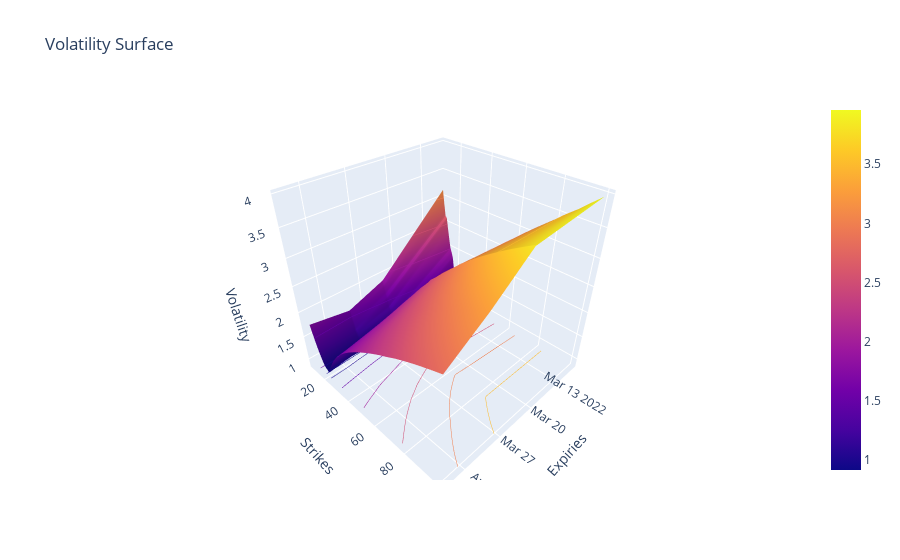

Notebook source saved alongside this figure:
### Code cell
nb.plot_surfaces(volatility=True, call=False)

### Figure 1 — Plotly figure (JSON) as saved in the notebook; plotly's stock layout.template omitted (floating-point values rounded to 4 significant figures; data arrays with more than 128 entries replaced by an {"elided": "..."} marker saying what was removed)
{"data": [{"contours": {"z": {"highlightcolor": "limegreen", "project": {"z": true}, "show": true, "usecolormap": true}}, "type": "surface", "x": ["2022-03-09", "2022-03-23", "2022-03-30", "2022-04-06"], "y": [10, 11, 12, 13, 14, 15, 16, 17, 18, 19, 20, 21, 22, 23, 24, 25, 26, 27, 28, 29, 30, 32.5, 35, 37.5, 40, 42.5, 45, 47.5, 50, 55, 60, 65, 70, 75, 80, 85, 90, 95, 100], "z": {"elided": "39x4 float values"}}], "layout": {"scene": {"aspectmode": "cube", "xaxis": {"title": {"text": "Expiries"}}, "yaxis": {"title": {"text": "Strikes"}}, "zaxis": {"title": {"text": "Volatility"}}}, "title": {"text": "Volatility Surface"}}}
